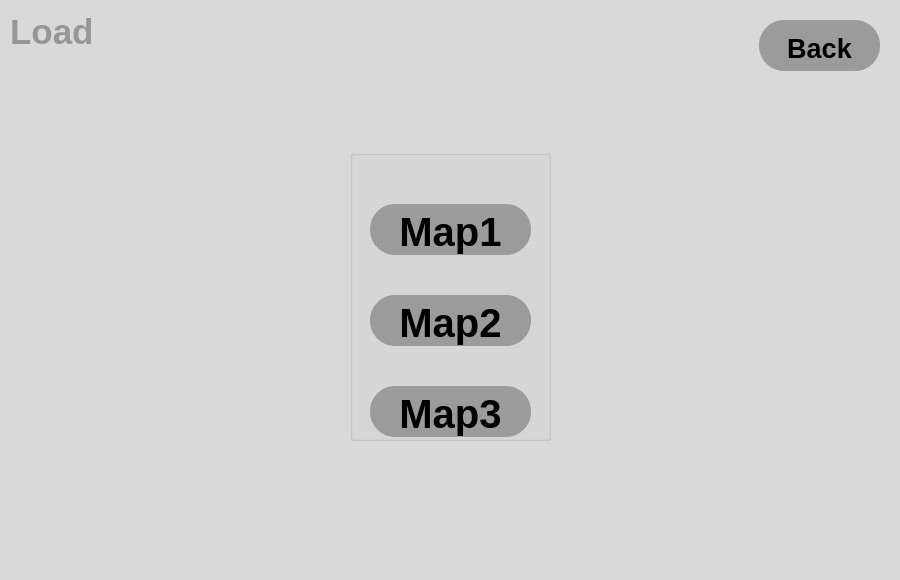
<?xml version="1.0" encoding="UTF-8"?>
<ui version="4.0">
 <class>LoadWindow</class>
 <widget class="QMainWindow" name="LoadWindow">
  <property name="geometry">
   <rect>
    <x>0</x>
    <y>0</y>
    <width>900</width>
    <height>580</height>
   </rect>
  </property>
  <property name="windowTitle">
   <string>MainWindow</string>
  </property>
  <property name="styleSheet">
   <string notr="true">selection-background-color: rgb(217, 217, 217);</string>
  </property>
  <widget class="QWidget" name="centralwidget">
   <widget class="QLabel" name="Load">
    <property name="geometry">
     <rect>
      <x>10</x>
      <y>12</y>
      <width>91</width>
      <height>40</height>
     </rect>
    </property>
    <property name="font">
     <font>
      <family>Arial</family>
      <pointsize>20</pointsize>
      <weight>75</weight>
      <bold>true</bold>
      <stylestrategy>PreferDefault</stylestrategy>
     </font>
    </property>
    <property name="text">
     <string>&lt;html&gt;&lt;head/&gt;&lt;body&gt;&lt;p&gt;&lt;span style=&quot; font-size:26pt; color: rgb(150, 150, 150);&quot;&gt;Load&lt;/span&gt;&lt;/p&gt;&lt;/body&gt;&lt;/html&gt;</string>
    </property>
    <property name="textFormat">
     <enum>Qt::AutoText</enum>
    </property>
    <property name="scaledContents">
     <bool>false</bool>
    </property>
   </widget>
   <widget class="QLabel" name="Fon">
    <property name="geometry">
     <rect>
      <x>-20</x>
      <y>-20</y>
      <width>921</width>
      <height>611</height>
     </rect>
    </property>
    <property name="styleSheet">
     <string notr="true">background-color: rgb(217, 217, 217);</string>
    </property>
    <property name="text">
     <string>`</string>
    </property>
   </widget>
   <widget class="QPushButton" name="Back">
    <property name="geometry">
     <rect>
      <x>759</x>
      <y>20</y>
      <width>121</width>
      <height>51</height>
     </rect>
    </property>
    <property name="font">
     <font>
      <family>Arial</family>
      <pointsize>20</pointsize>
      <weight>75</weight>
      <italic>false</italic>
      <bold>true</bold>
      <underline>false</underline>
      <strikeout>false</strikeout>
      <stylestrategy>PreferDefault</stylestrategy>
      <kerning>true</kerning>
     </font>
    </property>
    <property name="mouseTracking">
     <bool>false</bool>
    </property>
    <property name="styleSheet">
     <string notr="true">QPushButton{
	background-color: rgb(155, 155, 155);
	border: none;
	padding-top: 5px;
	border-radius: 25px;
}</string>
    </property>
    <property name="text">
     <string>Back</string>
    </property>
    <property name="autoExclusive">
     <bool>false</bool>
    </property>
    <property name="autoRepeatDelay">
     <number>300</number>
    </property>
    <property name="autoDefault">
     <bool>false</bool>
    </property>
    <property name="default">
     <bool>false</bool>
    </property>
   </widget>
   <widget class="QGroupBox" name="Maps">
    <property name="geometry">
     <rect>
      <x>350</x>
      <y>150</y>
      <width>201</width>
      <height>291</height>
     </rect>
    </property>
    <property name="title">
     <string/>
    </property>
    <widget class="QWidget" name="">
     <property name="geometry">
      <rect>
       <x>20</x>
       <y>20</y>
       <width>161</width>
       <height>301</height>
      </rect>
     </property>
     <layout class="QVBoxLayout" name="verticalLayout">
      <item>
       <widget class="QPushButton" name="LoadMap">
        <property name="font">
         <font>
          <family>Arial</family>
          <pointsize>30</pointsize>
          <weight>75</weight>
          <italic>false</italic>
          <bold>true</bold>
          <underline>false</underline>
          <strikeout>false</strikeout>
          <stylestrategy>PreferDefault</stylestrategy>
          <kerning>true</kerning>
         </font>
        </property>
        <property name="mouseTracking">
         <bool>false</bool>
        </property>
        <property name="styleSheet">
         <string notr="true">QPushButton{
	background-color: rgb(155, 155, 155);
	border: none;
	padding-top: 5px;
	border-radius: 25px;
}</string>
        </property>
        <property name="text">
         <string>Map1</string>
        </property>
        <property name="autoExclusive">
         <bool>false</bool>
        </property>
        <property name="autoRepeatDelay">
         <number>300</number>
        </property>
        <property name="autoDefault">
         <bool>false</bool>
        </property>
        <property name="default">
         <bool>false</bool>
        </property>
       </widget>
      </item>
      <item>
       <widget class="QPushButton" name="LoadMap_2">
        <property name="font">
         <font>
          <family>Arial</family>
          <pointsize>30</pointsize>
          <weight>75</weight>
          <italic>false</italic>
          <bold>true</bold>
          <underline>false</underline>
          <strikeout>false</strikeout>
          <stylestrategy>PreferDefault</stylestrategy>
          <kerning>true</kerning>
         </font>
        </property>
        <property name="mouseTracking">
         <bool>false</bool>
        </property>
        <property name="styleSheet">
         <string notr="true">QPushButton{
	background-color: rgb(155, 155, 155);
	border: none;
	padding-top: 5px;
	border-radius: 25px;
}</string>
        </property>
        <property name="text">
         <string>Map2</string>
        </property>
        <property name="autoExclusive">
         <bool>false</bool>
        </property>
        <property name="autoRepeatDelay">
         <number>300</number>
        </property>
        <property name="autoDefault">
         <bool>false</bool>
        </property>
        <property name="default">
         <bool>false</bool>
        </property>
       </widget>
      </item>
      <item>
       <widget class="QPushButton" name="LoadMap_3">
        <property name="font">
         <font>
          <family>Arial</family>
          <pointsize>30</pointsize>
          <weight>75</weight>
          <italic>false</italic>
          <bold>true</bold>
          <underline>false</underline>
          <strikeout>false</strikeout>
          <stylestrategy>PreferDefault</stylestrategy>
          <kerning>true</kerning>
         </font>
        </property>
        <property name="mouseTracking">
         <bool>false</bool>
        </property>
        <property name="styleSheet">
         <string notr="true">QPushButton{
	background-color: rgb(155, 155, 155);
	border: none;
	padding-top: 5px;
	border-radius: 25px;
}</string>
        </property>
        <property name="text">
         <string>Map3</string>
        </property>
        <property name="autoExclusive">
         <bool>false</bool>
        </property>
        <property name="autoRepeatDelay">
         <number>300</number>
        </property>
        <property name="autoDefault">
         <bool>false</bool>
        </property>
        <property name="default">
         <bool>false</bool>
        </property>
       </widget>
      </item>
     </layout>
    </widget>
   </widget>
   <zorder>Fon</zorder>
   <zorder>Load</zorder>
   <zorder>Back</zorder>
   <zorder>Maps</zorder>
  </widget>
 </widget>
 <resources>
  <include location="../Downloads/Images.qrc"/>
 </resources>
 <connections/>
</ui>
